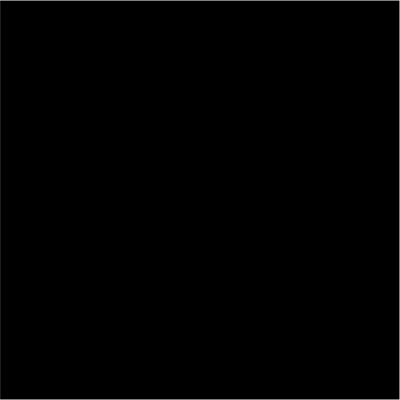
Frame 1 (no input)
Frame 60 (no input): identical to frame 1, image omitted
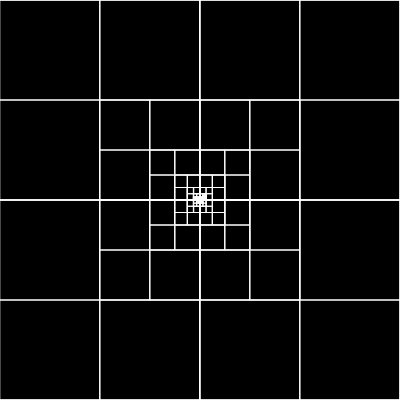
Frame 120 (the mouse pressed at the canvas centre since frame 60)

The p5.js sketch that drew these frames (run headless with seeded random() and noise() and a simulated clock; from frame 60 on, the mouse is pressed at the canvas centre):

// p5.js sketch
// ── sketch.js
let qtree;

function setup() {
    createCanvas(400, 400);

    let boundary = new Rectangle(200, 200, 200, 200);
    qtree = new QuadTree(boundary, 4);

    console.log(qtree);

    // for (let i=0; i<200; i++) {
    //     let p = new Point(random(width), random(height));
    //     qt.insert(p);
    // }
}

function draw() {
    if(mouseIsPressed) {
        for (let i = 0; i < 3; i++) {
            let m = new Point(mouseX + random(-5, 5), mouseY + random(-5, 5));
            qtree.insert(m)
        }

    }
    background(0);
    qtree.show();
}
// ── quadtree.js
class Point {
    constructor(x, y) {
        this.x = x;
        this.y = y;
    }
}

class Rectangle {
    constructor(x, y, w, h) {
        this.x = x;
        this.y = y;
        this.w = w;
        this.h = h;
    }

    contains(point) {
        return point.x > this.x - this.w &&
            point.x <= this.x + this.w &&
            point.y > this.y - this.h &&
            point.y <= this.y + this.h;
    }
}

class QuadTree {
    constructor(boundary, n) {
        this.boundary = boundary;
        this.capacity = n;
        this.points = [];
        this.divided = false;
    }

    subdivide() {
        let x = this.boundary.x;
        let y = this.boundary.y;
        let w = this.boundary.w;
        let h = this.boundary.h;

        let nw = new Rectangle(x-w/2, y-h/2, w/2, h/2);
        this.northwest = new QuadTree(nw, this.capacity);
        let ne = new Rectangle(x+w/2, y-h/2, w/2, h/2);
        this.northeast = new QuadTree(ne, this.capacity);
        let sw = new Rectangle(x-w/2, y+h/2, w/2, h/2);
        this.southwest = new QuadTree(sw, this.capacity);
        let se = new Rectangle(x+w/2, y+h/2, w/2, h/2);
        this.southeast = new QuadTree(se, this.capacity);

        this.divided = true;
    }

    insert(point) {
        // if (!this.boundary.contains(point)) {
        //     return false;
        // }

        if (this.points.length < this.capacity) {
            this.points.push(point);
            return true;
        }
        else {
            if (!this.divided) {
                this.subdivide();
            }
            // if (this.northwest.insert(point)) {
            //     return true;
            // }
            // else if (this.northeast.insert(point)) {
            //     return true;
            // }
            // else if (this.southwest.insert(point)) {
            //     return true;
            // }
            // else if (this.southeast.insert(point)) {
            //     return true;
            // }

            // I have an idea: e.g.
            if (this.northwest.boundary.contains(point)) {
                this.northwest.insert(point);
            }
            else if (this.northeast.boundary.contains(point)) {
                this.northeast.insert(point);
            }
            else if (this.southwest.boundary.contains(point)) {
                this.southwest.insert(point);
            }
            else if (this.southeast.boundary.contains(point)) {
                this.southeast.insert(point);
            }
        }
    }

    show() {
        stroke(255);
        noFill();
        strokeWeight(1);
        rectMode(CENTER);
        rect(this.boundary.x, this.boundary.y, this.boundary.w*2, this.boundary.h*2);
        if (this.divided) {
            this.northwest.show();
            this.northeast.show();
            this.southwest.show();
            this.southeast.show();
        }
        // for (let p of this.points) {
        //     strokeWeight(1);
        //     point(p.x, p.y);
        // }
    }
}
